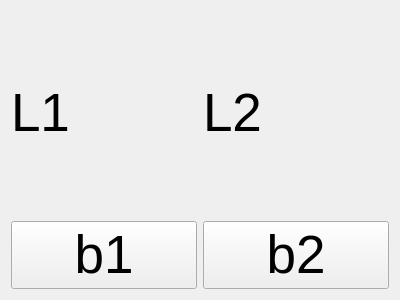
<?xml version="1.0" encoding="UTF-8"?>
<ui version="4.0">
 <class>myWidget</class>
 <widget class="QWidget" name="myWidget">
  <property name="geometry">
   <rect>
    <x>0</x>
    <y>0</y>
    <width>400</width>
    <height>300</height>
   </rect>
  </property>
  <property name="windowTitle">
   <string>Form</string>
  </property>
  <layout class="QGridLayout" name="gridLayout_2">
   <item row="0" column="0">
    <layout class="QGridLayout" name="gridLayout">
     <item row="0" column="0">
      <widget class="QLabel" name="label1">
       <property name="font">
        <font>
         <pointsize>40</pointsize>
        </font>
       </property>
       <property name="text">
        <string>L1</string>
       </property>
      </widget>
     </item>
     <item row="0" column="1">
      <widget class="QLabel" name="label2">
       <property name="font">
        <font>
         <pointsize>40</pointsize>
        </font>
       </property>
       <property name="text">
        <string>L2</string>
       </property>
      </widget>
     </item>
     <item row="1" column="0">
      <widget class="QPushButton" name="button1">
       <property name="font">
        <font>
         <pointsize>40</pointsize>
        </font>
       </property>
       <property name="text">
        <string>b1</string>
       </property>
      </widget>
     </item>
     <item row="1" column="1">
      <widget class="QPushButton" name="button2">
       <property name="font">
        <font>
         <pointsize>40</pointsize>
        </font>
       </property>
       <property name="text">
        <string>b2</string>
       </property>
      </widget>
     </item>
    </layout>
   </item>
  </layout>
 </widget>
 <resources/>
 <connections/>
</ui>
